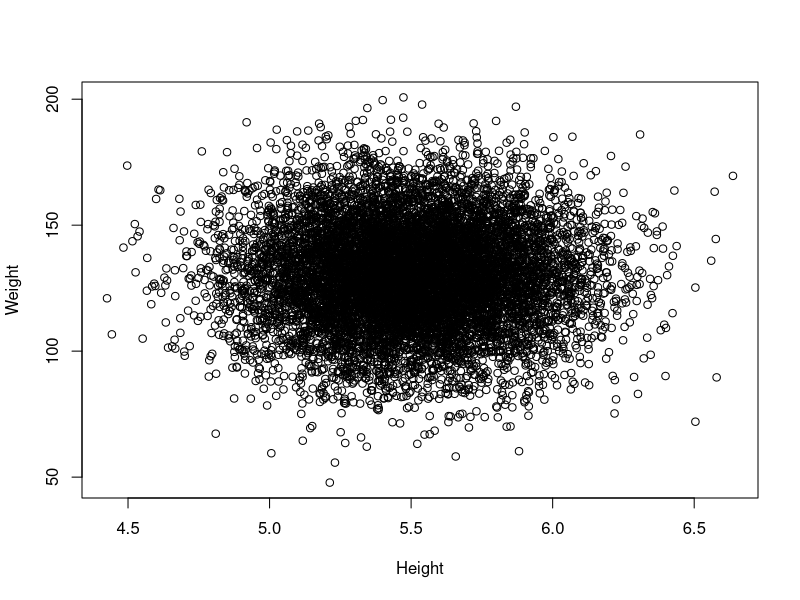

Write the R code that produced this figure.
height.mean <- 5.5
height.sd   <-  .3

weight.mean <- 130
weight.sd   <-  20

sim.height <- rnorm(10000,mean=height.mean,sd=height.sd)
sim.weight <- rnorm(10000,mean=weight.mean,sd=weight.sd)

plot(sim.height,sim.weight,
         xlab="Height",
         ylab="Weight")
